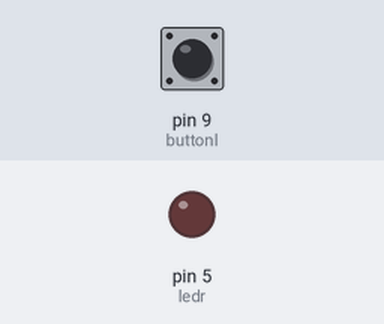
Recording of a sketch running on a simulated Arduino Uno, built with avr-gcc and run on an emulated ATmega328P. On the bench: output pins drawn as LEDs (lit = HIGH). Dashed ring = blinking. The test bench sets the inputs (shaded band); at power-on: pin 9 (buttonl) LOW.

Above: at 1.2 s.
1.3 s: pin 9 (buttonl) pulled HIGH for 1 s
At 1.55 s:
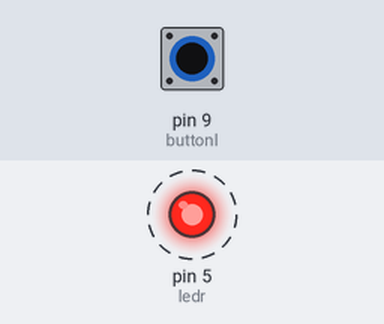
4.3 s: pin 9 (buttonl) pulled HIGH for 3.2 s
At 7.9 s:
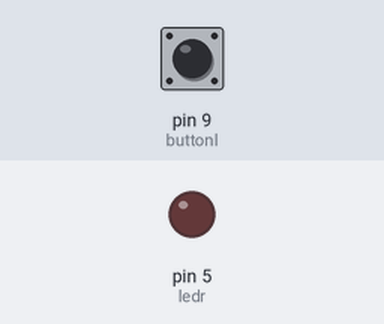
Timing chart, 0 to 9.4 s (numbered marks = the images above; inputs shaded):
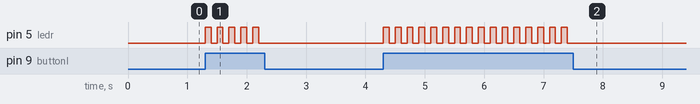

Measured:
- after the input at 1.3 s, pin 5 (ledr): alternates HIGH for 0.10 s and LOW for 0.10 s, 10 changes in all, then stays LOW, starting at once
- after the input at 4.3 s, pin 5 (ledr): alternates HIGH for 0.10 s and LOW for 0.10 s, 32 changes in all, then stays LOW, starting at once

The sketch:

2_button_led.ino
```cpp
const int buttonl = 9;
const int ledr = 5;


int buttonstate = 0;
int i = 0;

void setup() {
  // put your setup code here, to run once:
  pinMode(buttonl,INPUT);
  pinMode(ledr,OUTPUT);
}

void loop() {
  // put your main code here, to run repeatedly:
  buttonstate = digitalRead(buttonl);

  if(buttonstate == HIGH) {
    if (i == 0) {
      digitalWrite(ledr, HIGH);
      i=1;
    }

    else if (i == 1) {
      digitalWrite(ledr, LOW);
      i = 0;
    }
  }
  delay(100);
}
```
